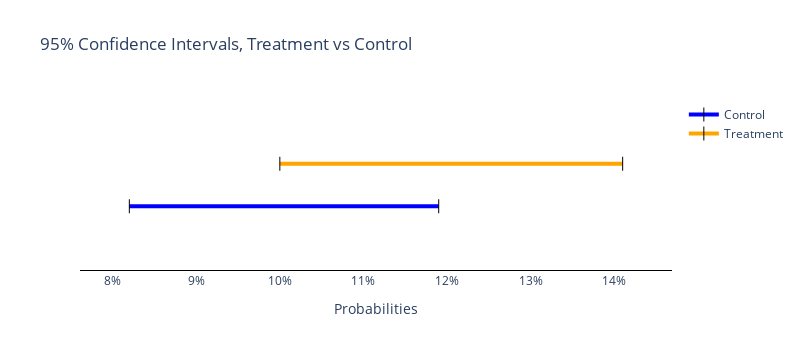

The code cell stored with this chart in its notebook:
### Code cell
fig = experiment_post.plot_confidence(level = 95, show = True)

### Figure 1 — Plotly figure (JSON) as saved in the notebook; plotly's stock layout.template omitted (floating-point values rounded to 4 significant figures)
{"data": [{"line": {"color": "blue", "width": 4}, "marker": {"color": "black", "size": 10, "symbol": "line-ns-open"}, "mode": "lines+markers", "name": "Control", "type": "scatter", "x": [0.082, 0.119], "y": [0.75, 0.75]}, {"line": {"color": "orange", "width": 4}, "marker": {"color": "black", "size": 10, "symbol": "line-ns-open"}, "mode": "lines+markers", "name": "Treatment", "type": "scatter", "x": [0.1, 0.141], "y": [1.25, 1.25]}], "layout": {"height": 350, "plot_bgcolor": "white", "title": {"text": "95% Confidence Intervals, Treatment vs Control"}, "width": 800, "xaxis": {"linecolor": "black", "range": [0.0761, 0.1469], "showgrid": false, "showline": true, "tickformat": ",.0%", "title": {"text": "Probabilities"}, "zeroline": false}, "yaxis": {"linecolor": "black", "range": [0, 2], "showgrid": false, "showline": true, "visible": false, "zeroline": false}}}
